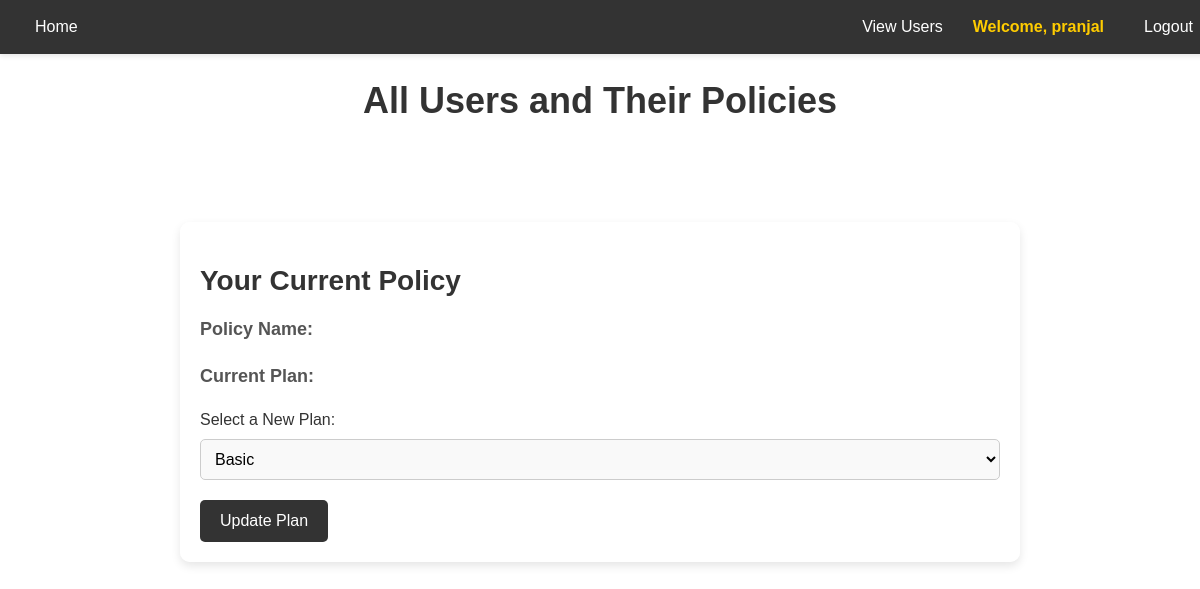
The app's page /upgrade_policy/Standard Insurance Plan/ (signed in), older data.
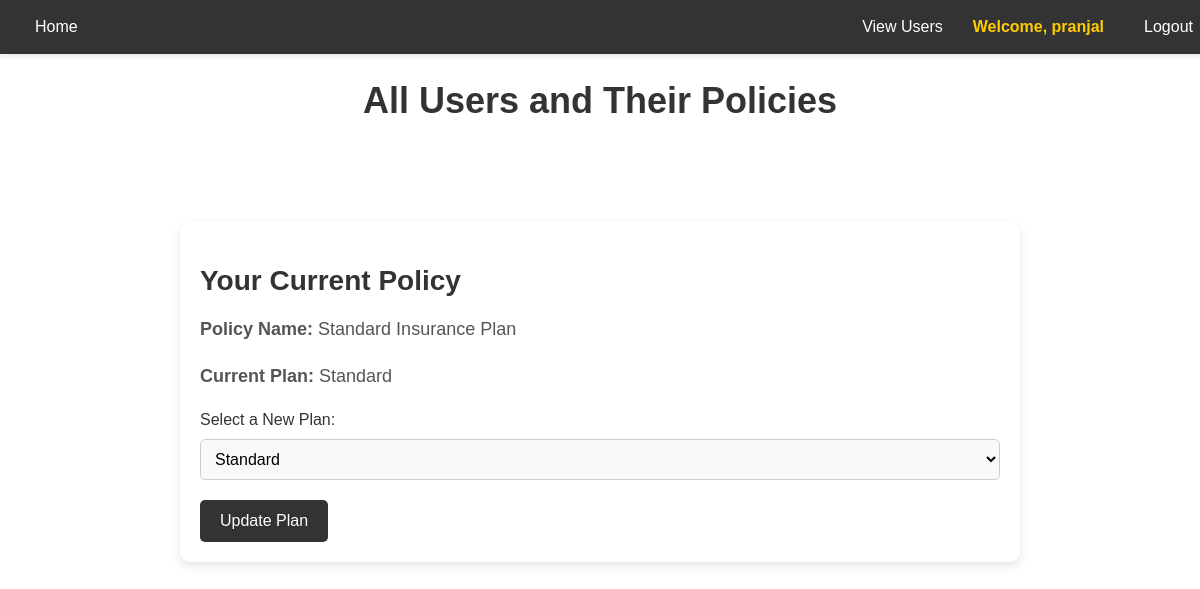
The same page, newer data.
### insurance/models.py (models this page shows, shortened)
class UserPolicy(models.Model):
    user = models.ForeignKey(User, on_delete=models.CASCADE)
    policy = models.ForeignKey(Policy, on_delete=models.CASCADE)
    plan = models.CharField(max_length=50, choices=[('Monthly', 'Monthly'), ('Annual', 'Annual')])
    start_date = models.DateField()
    end_date = models.DateField()
    created_at = models.DateTimeField(auto_now_add=True)
    updated_at = models.DateTimeField(auto_now=True)
    class Meta:
        unique_together = ('user', 'policy','plan')

class Policy(models.Model):
    name = models.CharField(max_length=255)
    description = models.TextField()
    price = models.DecimalField(max_digits=10, decimal_places=2)
    image = models.ImageField(upload_to='policy_images/', null=True, blank=True)
    additional_details = models.TextField(null=True, blank=True)
    default = models.BooleanField(default=False)  # This is the field we're referring to
    created_at = models.DateTimeField(auto_now_add=True)  # Optional, if you need to track creation time

### insurance/views.py (the view, shortened to what this page needs)
# urls.py: path('upgrade_policy/<str:policy_name>/', views.upgrade_policy, name='upgrade_policy'),
@login_required
def upgrade_policy(request, policy_name):
    policy = get_object_or_404(Policy, name=policy_name)
    user_policies = UserPolicy.objects.filter(user=request.user, policy=policy)
    if user_policies.count() > 1:
        messages.error(request, "You have multiple policies for this plan. Please choose one.")
        return redirect('profile')
    user_policy = user_policies.first()
    return render(request, 'insurance/upgrade_policy.html', {
        'user_policy': user_policy,
        'available_plans': ['Basic', 'Standard', 'Premium'],  # List of plans
    })

### insurance/context_processors.py (called while the page is built)
def s3_image_url(request):
    return {
        's3_image_url': "https://elasticbeanstalk-us-east-1-779777417450.s3.amazonaws.com/bike.jpeg"
    }

### insurance/templates/insurance/upgrade_policy.html (shortened to what this page needs)
{% load static %}
<!DOCTYPE html>
<html lang="en">
<head>
    <link rel="stylesheet" href="{% static 'insurance/upgrade_policy.css' %}">
</head>
<body style="background: url('{{ s3_image_url }}') no-repeat center center fixed; background-size: cover;">
    <nav>
        <a href="{% url 'home' %}">Home</a>
        <div class="nav-right">
            {% if user.is_authenticated %}
                {% if user.is_staff %}
                    <a href="{% url 'view_all_users' %}" class="button">View Users</a>
                {% endif %}
                <a href="{% url 'profile' %}" class="welcome-message">Welcome, {{ user.username }}</a>
                <a href="{% url 'logout' %}">Logout</a>
            {% else %}
                <a href="{% url 'login' %}">Login</a>
                <a href="{% url 'signup' %}">Register</a>
            {% endif %}
        </div>
    </nav>
    <h1>All Users and Their Policies</h1>
    <div class="container">
        <h2>Your Current Policy</h2>
        <p><strong>Policy Name:</strong> {{ user_policy.policy.name }}</p>
        <p><strong>Current Plan:</strong> {{ user_policy.plan }}</p>
        <form method="POST">
            <label for="plan">Select a New Plan:</label>
            <select name="plan" id="plan">
                {% for plan in available_plans %}
                <option value="{{ plan }}" {% if plan == user_policy.plan %}selected{% endif %}>
                    {{ plan }}
                </option>
                {% endfor %}
            </select>
            <button type="submit">Update Plan</button>
        </form>
    </div>
</body>
</html>

Row changes from the older to the newer data that the page shows:
added UserPolicy: policy.name "Standard Insurance Plan", plan "Standard"
Text that changed along with them:
form field plan: "Basic" → (not shown)
